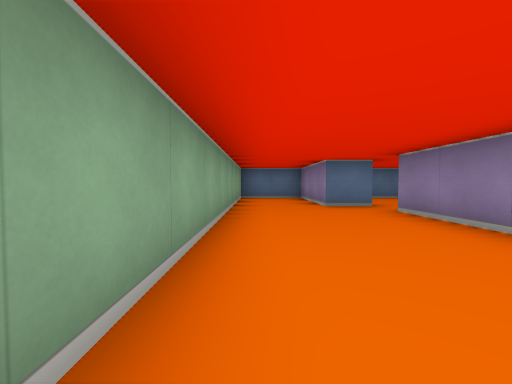
[1] (above)

20 first-person views from a walk through a cub3D level. The camera is about half as high as the walls, tilts 2° down and sees 90° across. The floor is counted in squares. Each view is taken from the middle of a square. On the plan, view 1 faces up. The plan holds only what a view shows up to about 9 squares ahead; the rest is blank.

[2]
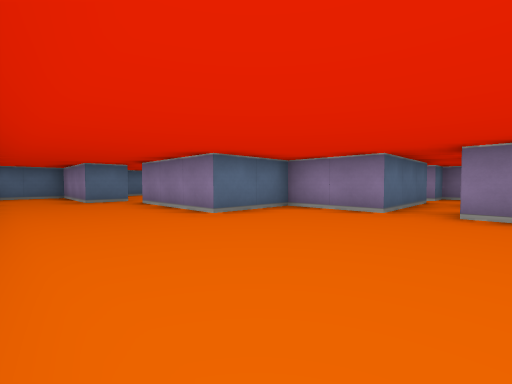

[3]
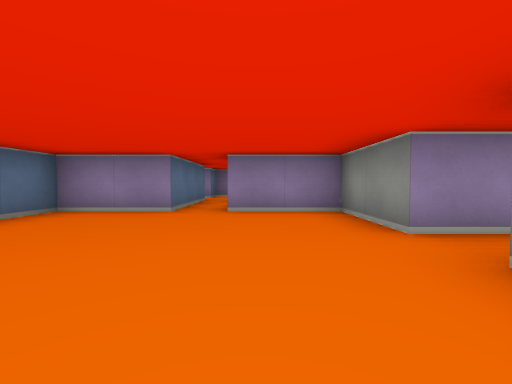

[4]
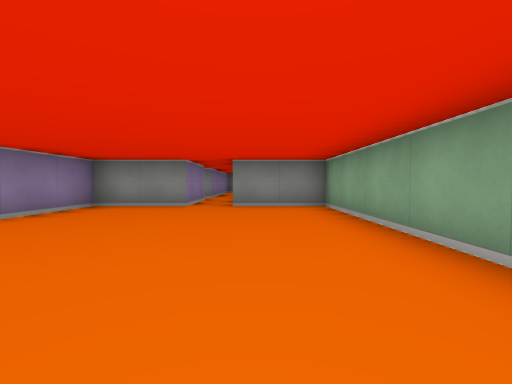

[5]
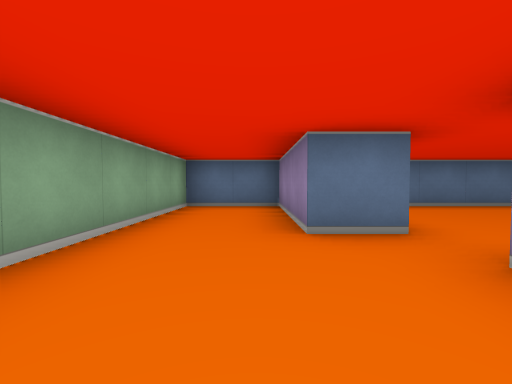

[6]
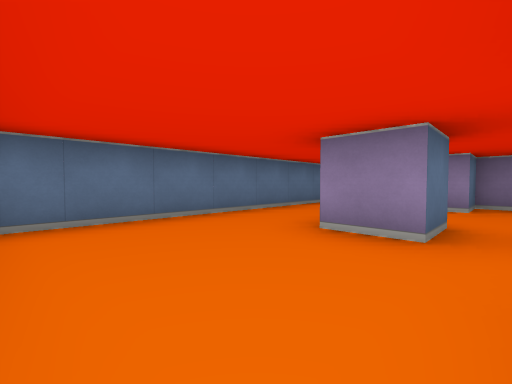

[7]
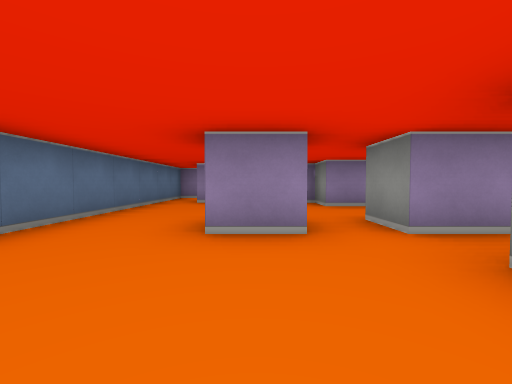

[8]
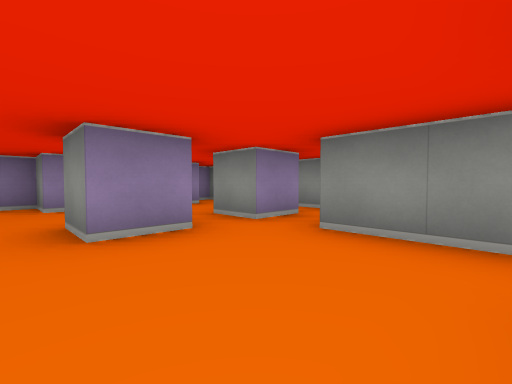

[9]
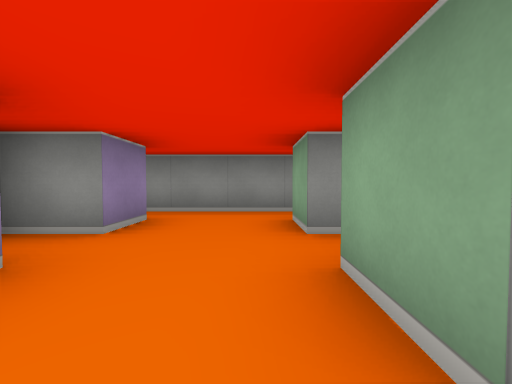

[10]
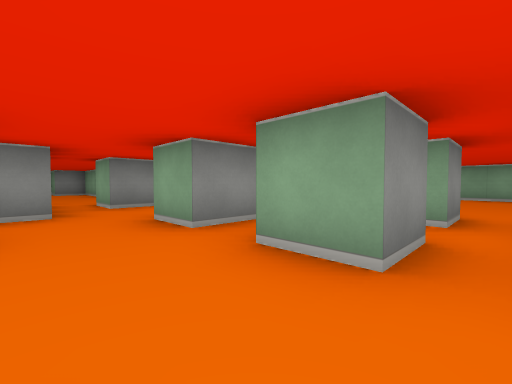

[11]
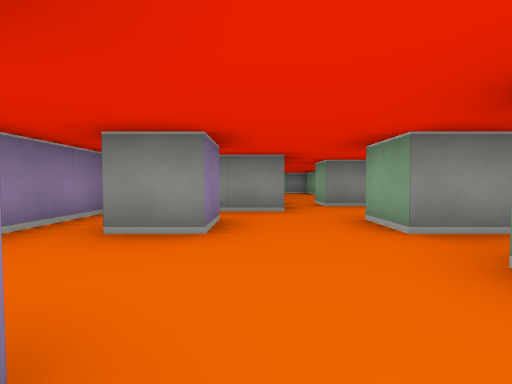

[12]
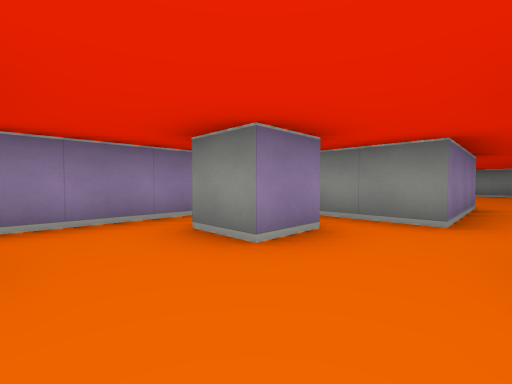

[13]
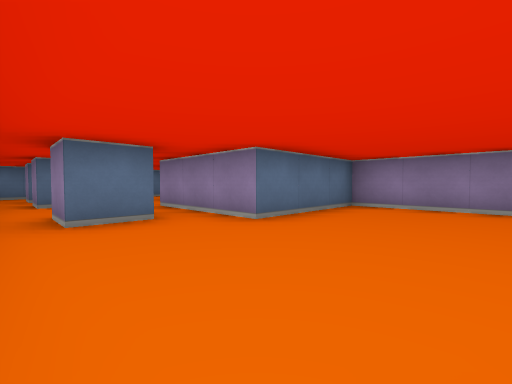

[14]
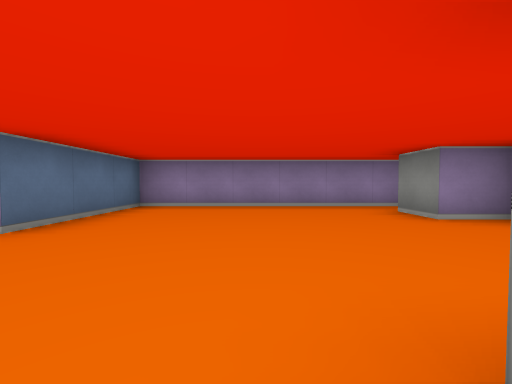

[15]
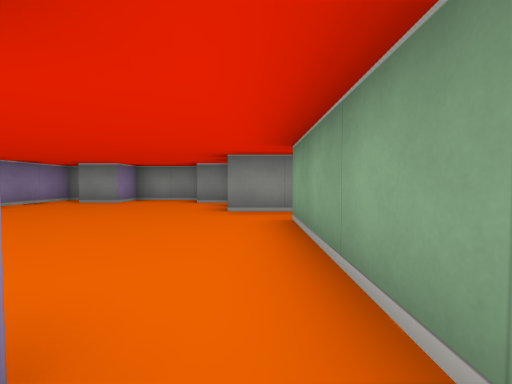

[16]
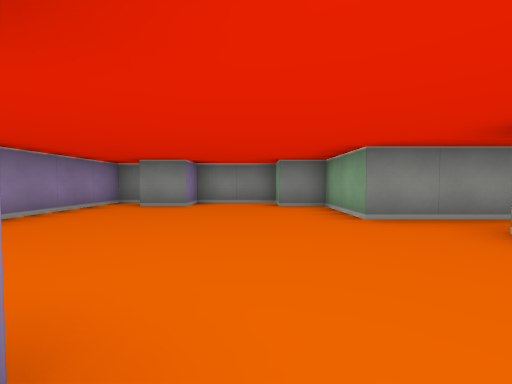

[17]
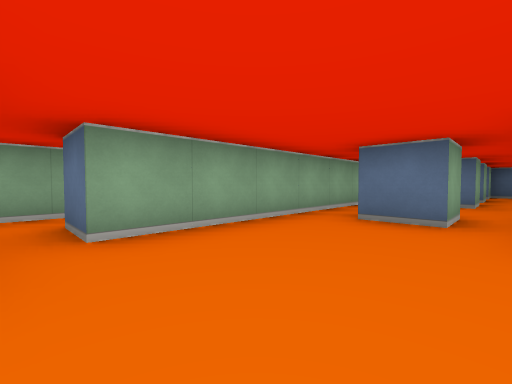

[18]
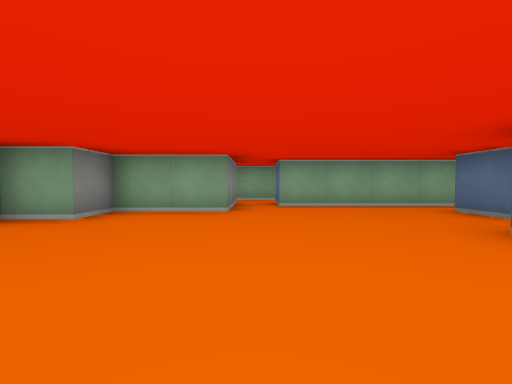

[19]
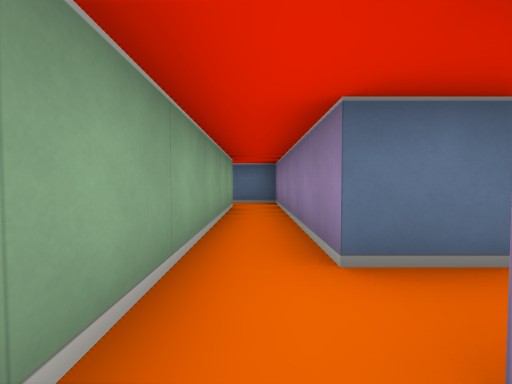

[20]
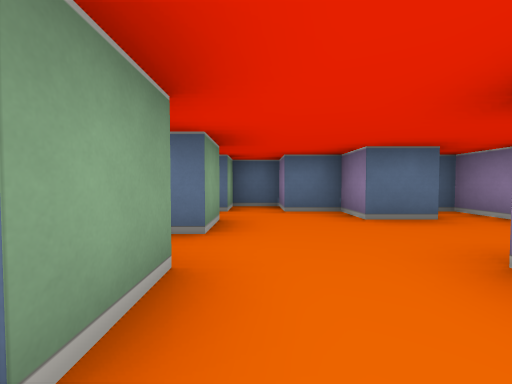

### Floor plan
Ten units are one square. View 1 is at (0, 0); x grows to the right and y downward. Boxes are objects, and circles mark ways between rooms. Rooms are numbered by the first view taken in them; rooms with no view inside come last. Other rooms are left out.
<svg viewBox="-10 -90 130 240">
<path fill="none" stroke="#000" d="M55 5 45 5 45 -15 25 -15 25 -45M25 35 45 35 45 15 55 15M26 -55 15 -55 15 -85 -5 -85 -5 35 15 35M65 -55 55 -55 55 -65 65 -65 65 -55M55 -34 55 -45 65 -45 65 -35M85 -34 85 -45 95 -45 95 -55 85 -55 85 -65 95 -65 95 -75M56 -25 95 -25M105 -85 29 -85M29 -45 45 -45M75 75 65 75 65 65 75 65 75 75M75 45 65 45 65 35 75 35 75 45M95 46 95 35 105 35M55 51 55 105M115 52 115 5 111 5M75 25 65 25 65 15 75 15 75 25M56 115 65 115 65 135 75 135 75 145 95 145 95 135 105 135M106 15 95 15 95 5 85 5 85 -5 75 -5 75 5 55 5M109 145 115 145 115 85 85 85 85 55 101 55M44 115 56 115M55 105 45 105 45 55 34 55M35 65 35 116"/>
<circle cx="30" cy="-50" r="3" fill="#2a7"/>
<circle cx="50" cy="10" r="3" fill="#2a7"/>
<circle cx="50" cy="110" r="3" fill="#2a7"/>
<text x="20" y="-10">1</text>
<text x="70" y="-60">2</text>
<text x="80" y="70">3</text>
<text x="40" y="100">4</text>
</svg>
Room 1 opens to room 2. Room 1 opens to room 3. Room 3 opens to room 4.

Where each view was taken, in squares from view 1:
view 1: 0 up, 0 right, facing up
view 2: 2 down, 0 right, facing up-right
view 3: 2 down, 0 right, facing right
view 4: 2 up, 1 right, facing down
view 5: 3 up, 1 right, facing up
view 6: 5 up, 3 right, facing up-right
view 7: 6 up, 3 right, facing right
view 8: 7 up, 3 right, facing down-right
view 9: 7 up, 7 right, facing down
view 10: 1 down, 9 right, facing down-left
view 11: 1 down, 9 right, facing down
view 12: 2 down, 8 right, facing down-right
view 13: 11 down, 6 right, facing up-right
view 14: 11 down, 6 right, facing right
view 15: 7 down, 6 right, facing down
view 16: 8 down, 8 right, facing down
view 17: 11 down, 8 right, facing up-left
view 18: 11 down, 11 right, facing left
view 19: 12 down, 4 right, facing up
view 20: 5 down, 8 right, facing up
